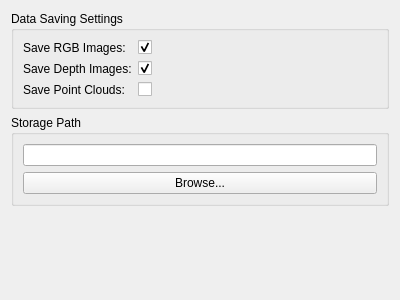
<?xml version="1.0" encoding="UTF-8"?>
<ui version="4.0">
 <class>SettingsPanel</class>
 <widget class="QWidget" name="SettingsPanel">
  <property name="geometry">
   <rect>
    <x>0</x>
    <y>0</y>
    <width>400</width>
    <height>300</height>
   </rect>
  </property>
  <property name="windowTitle">
   <string>Form</string>
  </property>
  <layout class="QVBoxLayout" name="verticalLayout">
   <item>
    <widget class="QGroupBox" name="saving_group">
     <property name="title">
      <string>Data Saving Settings</string>
     </property>
     <layout class="QFormLayout" name="formLayout">
      <item row="0" column="0">
       <widget class="QLabel" name="label">
        <property name="text">
         <string>Save RGB Images:</string>
        </property>
       </widget>
      </item>
      <item row="0" column="1">
       <widget class="QCheckBox" name="save_rgb_checkbox">
        <property name="text">
         <string/>
        </property>
        <property name="checked">
         <bool>true</bool>
        </property>
       </widget>
      </item>
      <item row="1" column="0">
       <widget class="QLabel" name="label_2">
        <property name="text">
         <string>Save Depth Images:</string>
        </property>
       </widget>
      </item>
      <item row="1" column="1">
       <widget class="QCheckBox" name="save_depth_checkbox">
        <property name="text">
         <string/>
        </property>
        <property name="checked">
         <bool>true</bool>
        </property>
       </widget>
      </item>
      <item row="2" column="0">
       <widget class="QLabel" name="label_3">
        <property name="text">
         <string>Save Point Clouds:</string>
        </property>
       </widget>
      </item>
      <item row="2" column="1">
       <widget class="QCheckBox" name="save_point_cloud_checkbox">
        <property name="text">
         <string/>
        </property>
       </widget>
      </item>
     </layout>
    </widget>
   </item>
   <item>
    <widget class="QGroupBox" name="path_group">
     <property name="title">
      <string>Storage Path</string>
     </property>
     <layout class="QVBoxLayout" name="verticalLayout_2">
      <item>
       <widget class="QLineEdit" name="path_edit"/>
      </item>
      <item>
       <widget class="QPushButton" name="browse_button">
        <property name="text">
         <string>Browse...</string>
        </property>
       </widget>
      </item>
     </layout>
    </widget>
   </item>
   <item>
    <spacer name="verticalSpacer">
     <property name="orientation">
      <enum>Qt::Vertical</enum>
     </property>
     <property name="sizeHint" stdset="0">
      <size>
       <width>20</width>
       <height>40</height>
      </size>
     </property>
    </spacer>
   </item>
  </layout>
 </widget>
 <resources/>
 <connections/>
</ui>
